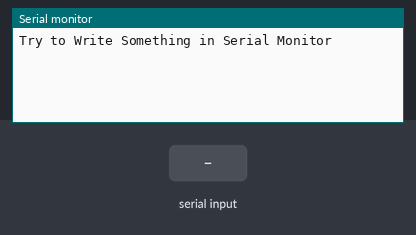
A sketch run on a simulated Arduino Uno, built with avr-gcc and run on an emulated ATmega328P. Shown: the last lines printed to the serial monitor. Inputs (shaded band) come from the test bench.

Above: at 1.2 s.
1.3 s: "1" received over Serial
At 3.0 s:
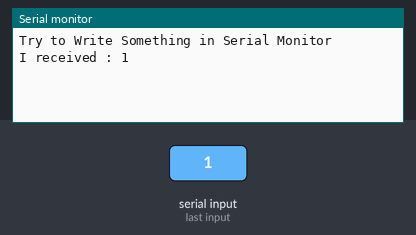
3.8 s: "0" received over Serial
At 5.2 s:
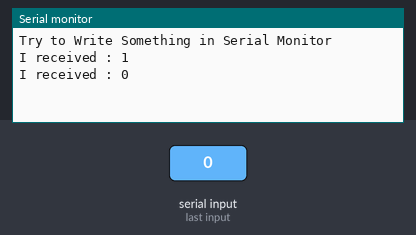
5.3 s: "2" received over Serial
At 7.2 s:
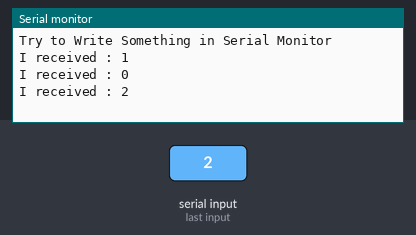

The sketch:

Serialread.ino
```cpp
void setup() {
  // put your setup code here, to run once:
  Serial.begin(9600);
  Serial.println("Try to Write Something in Serial Monitor ");

}

void loop() {
   if(Serial.available()>0)
   {
      // char incomingdata = Serial.read();
      String incomingdata = Serial.readString();
      Serial.print("I received : ");
      Serial.println(incomingdata);
   }
}
```

Measured:
- after the input at 1.3 s, the serial monitor: prints a new line after 1.0 s (image 1)
- after the input at 3.8 s, the serial monitor: prints a new line after 1.0 s (image 2)
- after the input at 5.3 s, the serial monitor: prints a new line after 1.0 s (image 3)
